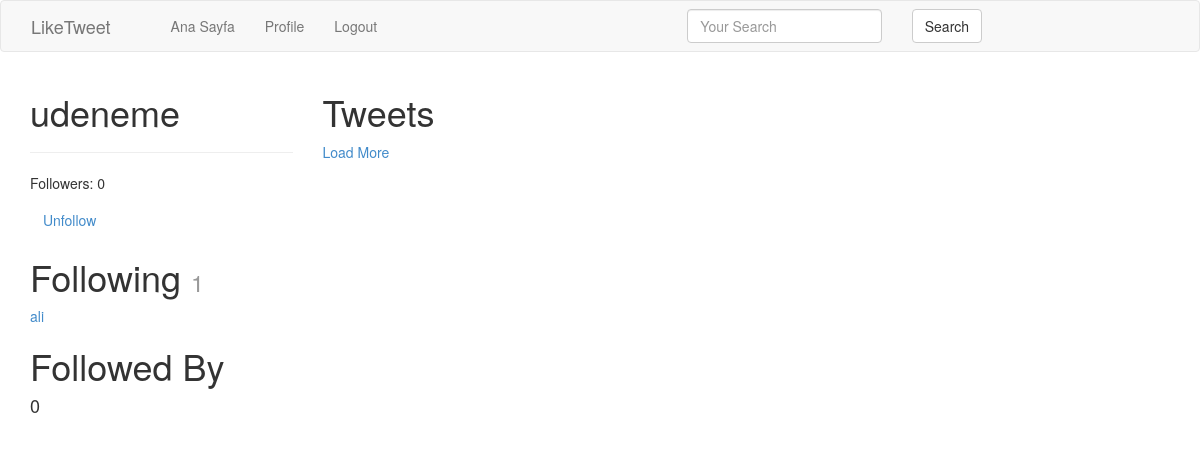
/udeneme/ (signed in), run on an earlier commit of the app's database.
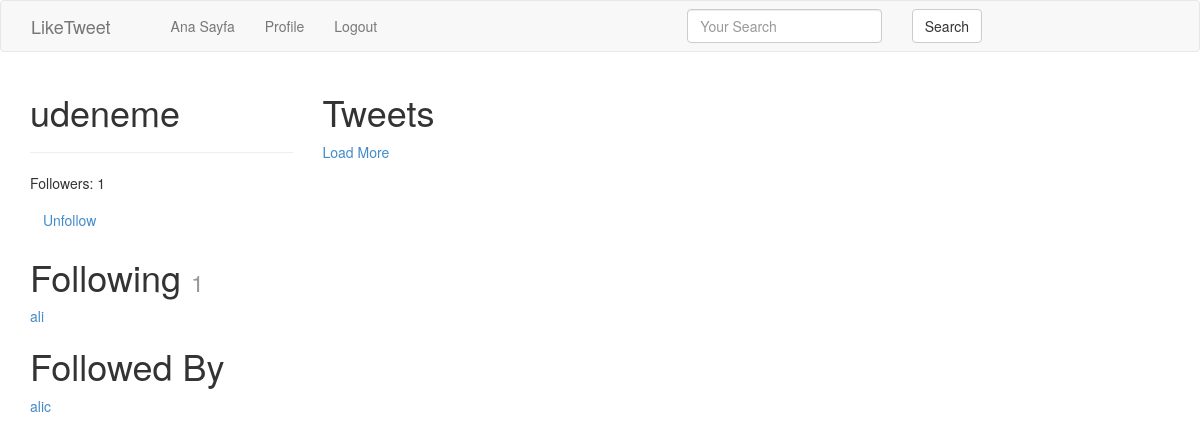
And on a later commit of the database.
### accounts/models.py (models this page shows, shortened)
class UserProfile(models.Model):
	user = models.OneToOneField(settings.AUTH_USER_MODEL, related_name='profile')
	following = models.ManyToManyField(settings.AUTH_USER_MODEL, blank=True, related_name='followed_by')
	objects = UserProfileManager()
	def get_following(self):
		users = self.following.all()
		return users.exclude(username=self.user.username)
	def get_follow_url(self):
		return reverse_lazy("profiles:follow", kwargs={"username":self.user.username})
	def get_absolute_url(self):
		return reverse_lazy("profiles:detail", kwargs={"username":self.user.username})

### accounts/views.py (the view)
# urls.py: url(r'^(?P<username>[\w.@+-]+)/$', UserDetailView.as_view(), name="detail"), #/tweet/1
class UserDetailView(DetailView):
	template_name = 'accounts/user_detail.html'
	queryset = User.objects.all()
	def get_object(self):
		return get_object_or_404(User, username__iexact=self.kwargs.get("username")) # ??
	def get_context_data(self, *args, **kwargs):
		context = super(UserDetailView, self).get_context_data(*args, **kwargs)
		following = UserProfile.objects.is_following(self.request.user, self.get_object())
		context['following'] = following
		context['recommended'] = UserProfile.objects.recommended(self.request.user)
		return context

### accounts/models.py (called while the page is built)
	def all(self):
		qs = self.get_queryset().all()
		try:
			if self.instance:
				qs = qs.exclude(user=self.instance)
		except:
			pass
		return qs

	def is_following(self, user, followed_by_user):
		user_profile, created = UserProfile.objects.get_or_create(user=user)
		if created:
			return False
		if followed_by_user in user_profile.following.all():
			return True
		return False

	def recommended(self, user, limit_to=10):
		profile = user.profile
		following = profile.following.all()
		following = profile.get_following()
		qs = self.get_queryset().exclude(user__in=following).exclude(id=profile.id).order_by("?")[:limit_to]
		return qs

### accounts/templates/accounts/user_detail.html (shortened to what this page needs)
{% extends "base.html" %}
{% block content %}
	<div class="row">
		<div class="col-sm-3 col-xs-12" >
			<h1>{{ object.username }}</h1>
			<hr>
			<p>Followers: {{ object.followed_by.all.count }}</p>
			<p> <a class="btn btn-link" href='{{ object.profile.get_follow_url }}'>
				{% if following %} Unfollow {% else %} Follow {% endif %}
				</a>
			</p>
			<h1>Following <small>{{ object.profile.get_following.count }}</small></h1>
			{% for user in object.profile.get_following %}
				<a href="/{{ user.username }}">{{ user.username }}</a><br>
			{% empty %}
				<h4>0</h4>
			{% endfor %}
			<h1>Followed By</h1>
			{% for profile in object.followed_by.all %}
				<a href="/{{ profile.user.username }}">{{ profile.user.username }}</a><br>
			{% empty %}
				<h4>0</h4>
			{% endfor %}
		</div>
		<div class="col-sm-9 col-xs-12">
			<h1>Tweets</h1>
			<a id="loadmore" href=""> Load More </a>
		</div>
	</div>
{% endblock content %}

### templates/base.html (shortened to what this page needs)
{% load static %}
<!DOCTYPE html>
<html lang="en">
  <head>
    <link rel="stylesheet" href="{% static 'css/bootstrap.css' %}">
  </head>
  <body>
    {% include "navbar.html" %}
      <div class="container">
          {% block content %}
          {% endblock content %}
      </div>
  </body>
</html>

### templates/navbar.html (shortened to what this page needs)
<nav class="navbar navbar-default" role="navigation">
  <div class="navbar-header">
    <div class="col-sm-2 col-md-2">
        <a class="navbar-brand" href="#">LikeTweet</a>
    </div>
  </div>
  <div class="collapse navbar-collapse" id="bs-example-navbar-collapse-1">
    {% if request.user.is_authenticated %}
      <div class="col-sm-5 col-md-5">
          <ul class="nav navbar-nav">
            <li><a href="#">Ana Sayfa</a></li>
            <li><a href="{{ request.user.profile.get_absolute_url }}">Profile</a></li>
            <li><a href="{% url 'logout' %}">Logout</a></li>
          </ul>
      </div>
      <div class="col-sm-4 col-md-4">
          {% include "tweets/search_form.html" %}
      </div>
    {% endif %}
  </div>
</nav>

### tweets/templates/tweets/search_form.html
<div class="col-md-12">
	<form id='navbar-search-form' class="navbar-form" role="search" method="GET" action='{% url "search" %}'>
		<div class="col-md-9 form-group">
			<input class="form-control" type="text" name="q" placeholder="Your Search" value='{{ request.GET.q }}' />
		</div>
		<div class="col-md-3">
		<input class="btn btn-default" type="submit" value="Search" />
		</div>
	</form>
</div>

What changed in the data, as far as the page shows it:
added UserProfile: user.username "alic"
Also different on the page:
{{ object.followed_by.all.count }}: "0" → "1"
text no longer shown: "0"
